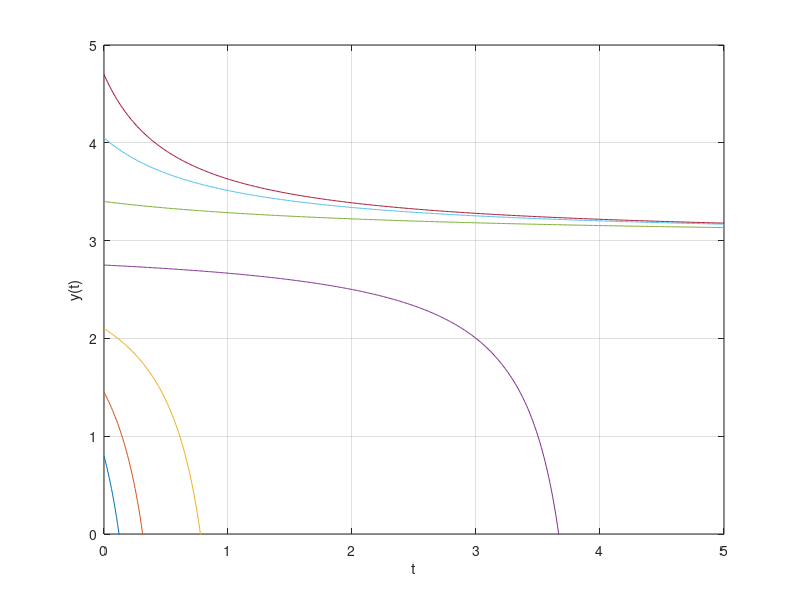

Here is the MATLAB script that generated this plot: (Note: this script raises an error after producing the figure.)

      close all
      
h = 9;
dydt = @(t,y) 6*y - y^2 - h;
tt = linspace(0,5,500);
for y0 = 0.8:0.65:5
    [t,y] = ode45(dydt,tt,y0);
    plot(t,y), hold on
end
xlabel('t'), ylabel('y(t)')
grid on, ylim([0 5])

      if length(get(0,'children')) > 0
        set(gcf,'paperpos',[0 0 5 2.75])
        print -dsvg fo_lgs_critharvest.svg
      end
      
      